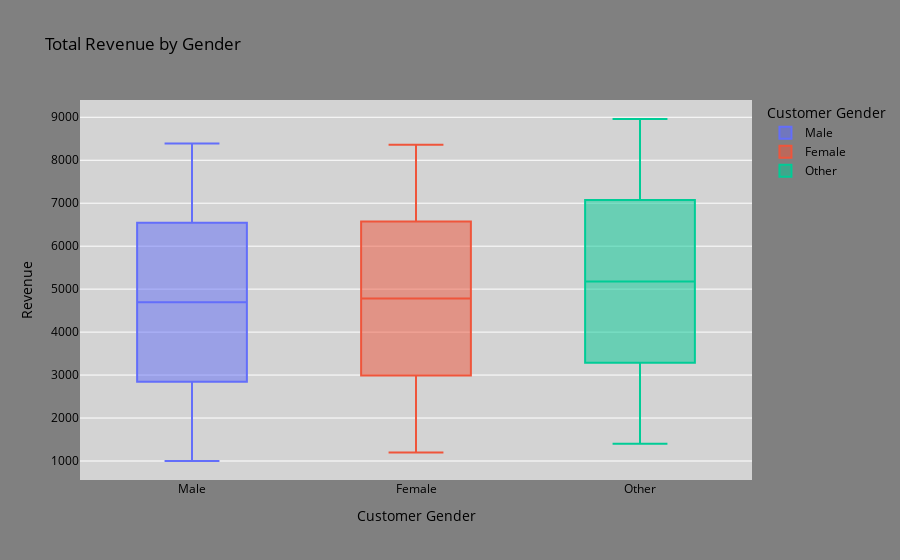

Source (notebook cell):
### Markdown cell above
# Displaying total revenue by Gender on Wisker box plot

### Code cell
# Initialize data
data = {
    'Gender': ['Male'] * 740 + ['Female'] * 717 + ['Other'] * 757,
    'TotalRevenue': [1000 + i * 10 for i in range(740)] +  # Synthetic revenue data for 'Male'
                     [1200 + i * 10 for i in range(717)] +  # Synthetic revenue data for 'Female'
                     [1400 + i * 10 for i in range(757)]    # Synthetic revenue data for 'Other'
}
# The synthetic values are created using a range of values to simulate variability within each gender group.

# Create a DataFrame
NumpDf = pd.DataFrame(data)

# Create a box plot (whisker plot)
fig = px.box(NumpDf, x='Gender', y='TotalRevenue', title='Total Revenue by Gender', 
             labels={'TotalRevenue': 'Revenue', 'Gender': 'Customer Gender'}, 
             color='Gender')

# Customize the layout
fig.update_layout(
    plot_bgcolor='lightgrey',  # Background color for the plot area
    paper_bgcolor='grey',  # Background color for the entire figure
    font=dict(color='black'),  # Set font color to white for better visibility
)

# Show the plot
fig.show()

### Figure 1 — Plotly figure (JSON) as saved in the notebook; plotly's stock layout.template omitted (floating-point values rounded to 4 significant figures; data arrays with more than 128 entries replaced by an {"elided": "..."} marker saying what was removed)
{"data": [{"alignmentgroup": "True", "hovertemplate": "Customer Gender=%{x}<br>Revenue=%{y}<extra></extra>", "legendgroup": "Male", "marker": {"color": "#636efa"}, "name": "Male", "notched": false, "offsetgroup": "Male", "orientation": "v", "showlegend": true, "type": "box", "x": {"elided": "740 str values"}, "x0": " ", "xaxis": "x", "y": {"elided": "740 int values"}, "y0": " ", "yaxis": "y"}, {"alignmentgroup": "True", "hovertemplate": "Customer Gender=%{x}<br>Revenue=%{y}<extra></extra>", "legendgroup": "Female", "marker": {"color": "#EF553B"}, "name": "Female", "notched": false, "offsetgroup": "Female", "orientation": "v", "showlegend": true, "type": "box", "x": {"elided": "717 str values"}, "x0": " ", "xaxis": "x", "y": {"elided": "717 int values"}, "y0": " ", "yaxis": "y"}, {"alignmentgroup": "True", "hovertemplate": "Customer Gender=%{x}<br>Revenue=%{y}<extra></extra>", "legendgroup": "Other", "marker": {"color": "#00cc96"}, "name": "Other", "notched": false, "offsetgroup": "Other", "orientation": "v", "showlegend": true, "type": "box", "x": {"elided": "757 str values"}, "x0": " ", "xaxis": "x", "y": {"elided": "757 int values"}, "y0": " ", "yaxis": "y"}], "layout": {"autosize": true, "boxmode": "overlay", "font": {"color": "black"}, "legend": {"title": {"text": "Customer Gender"}, "tracegroupgap": 0}, "paper_bgcolor": "grey", "plot_bgcolor": "lightgrey", "title": {"text": "Total Revenue by Gender"}, "xaxis": {"anchor": "y", "autorange": true, "categoryarray": ["Male", "Female", "Other"], "categoryorder": "array", "domain": [0, 1], "range": [-0.5, 2.5], "title": {"text": "Customer Gender"}, "type": "category"}, "yaxis": {"anchor": "x", "autorange": true, "domain": [0, 1], "range": [557.8, 9402.0], "title": {"text": "Revenue"}, "type": "linear"}}}
